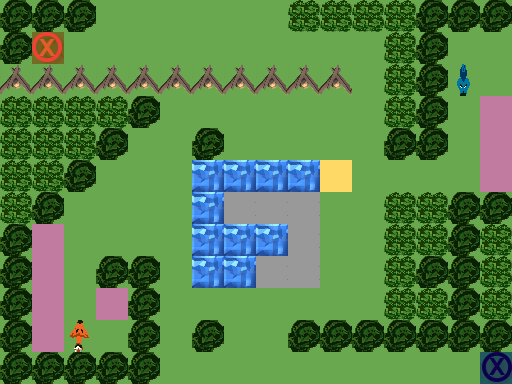

The image is a tile-based game level rendered from a .tmx file. Its description and complete source (layers, tilesets, objects, tile grids) follow:
An orthogonal 16x12 tile map with 32x32 px tiles, 3 tile layers (Ground, Obstacles, Objects), 1 hidden layer not drawn.

<map version="1.0" orientation="orthogonal" renderorder="right-down" width="16" height="12" tilewidth="32" tileheight="32" nextobjectid="1">
 <tileset firstgid="1" name="TilesetPlaceholder" tilewidth="32" tileheight="32" tilecount="240" columns="10">
  <image source="../../Tileset.png" width="320" height="768" />
 </tileset>
 <layer name="Ground" width="16" height="12">
  <data encoding="csv">
1,1,1,1,1,1,1,1,1,1,1,1,1,1,1,1,
1,1,1,1,1,1,1,1,1,1,1,1,1,1,1,1,
1,1,1,1,1,1,1,1,1,1,1,1,1,1,1,1,
1,1,1,1,1,1,1,1,1,1,1,1,1,1,1,3,
1,1,1,1,1,1,1,1,1,1,1,1,1,1,1,3,
1,1,1,1,1,1,5,5,5,5,2,1,1,1,1,3,
1,1,1,1,1,1,5,1,1,1,1,1,1,1,1,1,
1,3,1,1,1,1,5,5,5,1,1,1,1,1,1,1,
1,3,1,1,1,1,5,5,1,1,1,1,1,1,1,1,
1,3,1,3,1,1,1,1,1,1,1,1,1,1,1,1,
1,3,1,1,1,1,1,1,1,1,1,1,1,1,1,1,
1,1,1,1,1,1,1,1,1,1,1,1,1,1,1,1
</data>
 </layer>
 <layer name="Obstacles" width="16" height="12">
  <data encoding="csv">
42,42,42,0,0,0,0,0,0,44,44,44,44,42,42,42,
42,0,0,0,0,0,0,0,0,0,0,0,44,42,0,0,
41,41,41,41,41,41,41,41,41,41,41,0,44,42,0,0,
44,44,44,44,42,0,0,0,0,0,0,0,44,42,0,0,
44,44,44,42,0,0,42,0,0,0,0,0,42,42,0,0,
44,44,42,0,0,0,0,0,0,0,0,0,0,0,0,0,
44,42,0,0,0,0,0,43,43,43,0,0,44,44,42,42,
42,0,0,0,0,0,0,0,0,43,0,0,44,44,42,44,
42,0,0,42,42,0,0,0,43,43,0,0,44,42,42,44,
42,0,0,0,42,0,0,0,0,0,0,0,44,44,42,44,
42,0,0,0,42,0,42,0,0,42,42,42,42,42,42,42,
42,42,42,42,42,0,0,0,0,0,0,0,0,0,0,0
</data>
 </layer>
 <layer name="Objects" width="16" height="12">
  <data encoding="csv">
0,0,0,0,0,0,0,0,0,0,0,0,0,0,0,0,
0,181,0,0,0,0,0,0,0,0,0,0,0,0,0,0,
0,0,0,0,0,0,0,0,0,0,0,0,0,0,3221225664,0,
0,0,0,0,0,0,0,0,0,0,0,0,0,0,0,0,
0,0,0,0,0,0,0,0,0,0,0,0,0,0,0,0,
0,0,0,0,0,0,0,0,0,0,0,0,0,0,0,0,
0,0,0,0,0,0,0,0,0,0,0,0,0,0,0,0,
0,0,0,0,0,0,0,0,0,0,0,0,0,0,0,0,
0,0,0,0,0,0,0,0,0,0,0,0,0,0,0,0,
0,0,0,0,0,0,0,0,0,0,0,0,0,0,0,0,
0,0,191,0,0,0,0,0,0,0,0,0,0,0,0,0,
0,0,0,0,0,0,0,0,0,0,0,0,0,0,0,182
</data>
 </layer>
 <layer name="Solution" width="16" height="12" visible="0">
  <data encoding="csv">
0,0,0,0,0,0,0,0,0,0,0,0,0,0,0,0,
0,0,222,222,222,222,222,222,222,222,222,222,0,0,0,0,
0,0,0,0,0,0,0,0,0,0,0,222,0,0,0,0,
0,0,0,0,0,222,222,222,222,222,222,222,0,0,232,0,
0,0,0,0,0,222,0,0,0,0,0,0,0,0,232,0,
0,0,0,0,0,222,0,0,0,0,0,232,232,232,232,0,
0,0,0,0,0,222,0,0,0,0,0,232,0,0,0,0,
0,0,222,222,222,222,0,0,0,0,0,232,0,0,0,0,
0,0,222,0,0,0,0,0,0,0,0,232,0,0,0,0,
0,0,222,0,0,232,232,232,232,232,232,232,0,0,0,0,
0,0,0,0,0,232,0,0,0,0,0,0,0,0,0,0,
0,0,0,0,0,232,232,232,232,232,232,232,232,232,232,0
</data>
 </layer>
</map>
